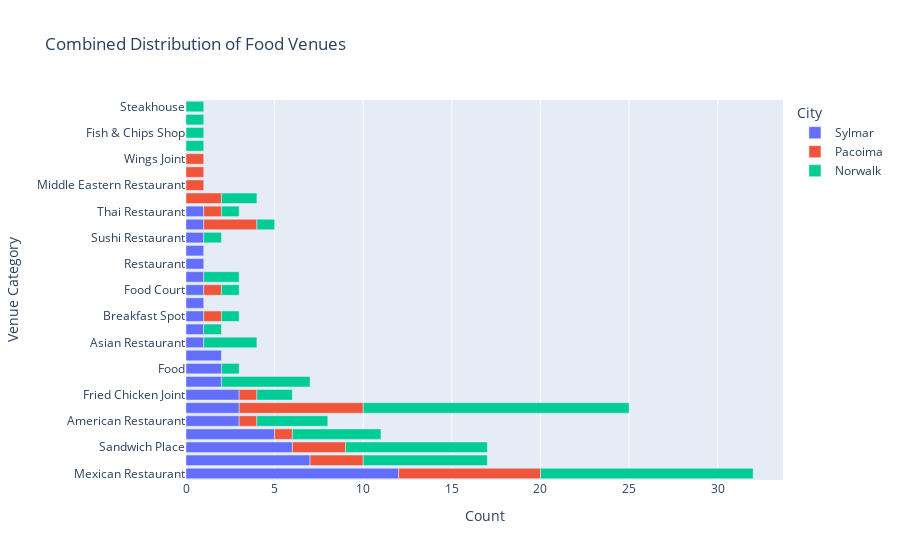

Write notebook code for a chart like this one.
### Markdown cell above
#### Choosing a restaurant to open
- Bakeries are the fith most recommended venue category, but there is
currently a maximum of 1 per area. So this could be a good option in any of
the three communities.
- Mexican and fast food restaurants are already very common and should not
be chosen
- There is an opportunity for a pizza place or a chinese resaturant in Pacoima
- Pacoima in general has few food venues. Looking at the median income, any
low price food venues could be a good opportunity.
- Norwalk would be the best option according to population and income, but
it is already very crowded with restaurants. A bakery seems to be the best
option there.

Lets take a final look at the distribution including all venues:

### Code cell
import plotly.express as px
#categs_graph2 = categs_sorted.loc[categs_sorted['Count'] > 1]

fig = px.bar(categs_sorted, y="Venue Category",
             x="Count", title='Combined Distribution of Food Venues',
             orientation='h', color = 'City'
             )
fig.show()

### Figure 1 — Plotly figure (JSON) as saved in the notebook; plotly's stock layout.template omitted (floating-point values rounded to 4 significant figures)
{"data": [{"alignmentgroup": "True", "hovertemplate": "City=Sylmar<br>Count=%{x}<br>Venue Category=%{y}<extra></extra>", "legendgroup": "Sylmar", "marker": {"color": "#636efa"}, "name": "Sylmar", "offsetgroup": "Sylmar", "orientation": "h", "showlegend": true, "textposition": "auto", "type": "bar", "x": [12, 7, 6, 5, 3, 3, 3, 2, 2, 2, 1, 1, 1, 1, 1, 1, 1, 1, 1, 1, 1], "xaxis": "x", "y": ["Mexican Restaurant", "Pizza Place", "Sandwich Place", "Chinese Restaurant", "American Restaurant", "Fast Food Restaurant", "Fried Chicken Joint", "Donut Shop", "Food", "Italian Restaurant", "Asian Restaurant", "Bakery", "Breakfast Spot", "Burrito Place", "Food Court", "Food Truck", "Restaurant", "Snack Place", "Sushi Restaurant", "Taco Place", "Thai Restaurant"], "yaxis": "y"}, {"alignmentgroup": "True", "hovertemplate": "City=Pacoima<br>Count=%{x}<br>Venue Category=%{y}<extra></extra>", "legendgroup": "Pacoima", "marker": {"color": "#EF553B"}, "name": "Pacoima", "offsetgroup": "Pacoima", "orientation": "h", "showlegend": true, "textposition": "auto", "type": "bar", "x": [8, 7, 3, 3, 3, 2, 1, 1, 1, 1, 1, 1, 1, 1, 1], "xaxis": "x", "y": ["Mexican Restaurant", "Fast Food Restaurant", "Pizza Place", "Sandwich Place", "Taco Place", "Burger Joint", "American Restaurant", "Breakfast Spot", "Chinese Restaurant", "Food Court", "Fried Chicken Joint", "Middle Eastern Restaurant", "Seafood Restaurant", "Thai Restaurant", "Wings Joint"], "yaxis": "y"}, {"alignmentgroup": "True", "hovertemplate": "City=Norwalk<br>Count=%{x}<br>Venue Category=%{y}<extra></extra>", "legendgroup": "Norwalk", "marker": {"color": "#00cc96"}, "name": "Norwalk", "offsetgroup": "Norwalk", "orientation": "h", "showlegend": true, "textposition": "auto", "type": "bar", "x": [15, 12, 8, 7, 5, 5, 4, 3, 2, 2, 2, 1, 1, 1, 1, 1, 1, 1, 1, 1, 1, 1], "xaxis": "x", "y": ["Fast Food Restaurant", "Mexican Restaurant", "Sandwich Place", "Pizza Place", "Chinese Restaurant", "Donut Shop", "American Restaurant", "Asian Restaurant", "Burger Joint", "Food Truck", "Fried Chicken Joint", "Bakery", "Breakfast Spot", "Donburi Restaurant", "Fish & Chips Shop", "Food", "Food Court", "Korean Restaurant", "Steakhouse", "Sushi Restaurant", "Taco Place", "Thai Restaurant"], "yaxis": "y"}], "layout": {"barmode": "relative", "legend": {"title": {"text": "City"}, "tracegroupgap": 0}, "title": {"text": "Combined Distribution of Food Venues"}, "xaxis": {"anchor": "y", "domain": [0.0, 1.0], "title": {"text": "Count"}}, "yaxis": {"anchor": "x", "domain": [0.0, 1.0], "title": {"text": "Venue Category"}}}}
